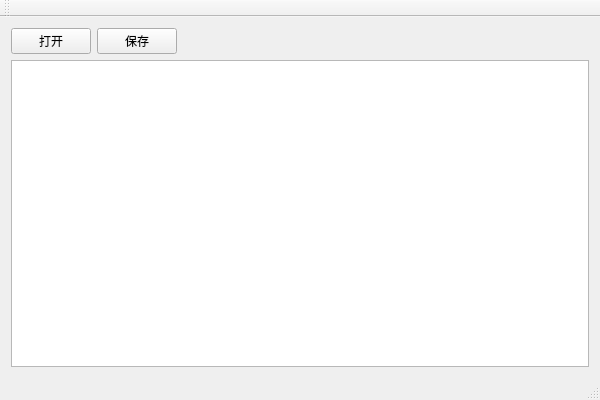
<?xml version="1.0" encoding="UTF-8"?>
<ui version="4.0">
 <class>test7_2aClass</class>
 <widget class="QMainWindow" name="test7_2aClass">
  <property name="geometry">
   <rect>
    <x>0</x>
    <y>0</y>
    <width>600</width>
    <height>400</height>
   </rect>
  </property>
  <property name="windowTitle">
   <string>test7_2a</string>
  </property>
  <widget class="QWidget" name="centralWidget">
   <layout class="QVBoxLayout" name="verticalLayout">
    <item>
     <layout class="QHBoxLayout" name="horizontalLayout">
      <item>
       <widget class="QPushButton" name="btnOpen">
        <property name="text">
         <string>打开</string>
        </property>
       </widget>
      </item>
      <item>
       <widget class="QPushButton" name="btnSave">
        <property name="text">
         <string>保存</string>
        </property>
       </widget>
      </item>
      <item>
       <spacer name="horizontalSpacer">
        <property name="orientation">
         <enum>Qt::Horizontal</enum>
        </property>
        <property name="sizeHint" stdset="0">
         <size>
          <width>40</width>
          <height>20</height>
         </size>
        </property>
       </spacer>
      </item>
     </layout>
    </item>
    <item>
     <widget class="QPlainTextEdit" name="plainTextEdit"/>
    </item>
   </layout>
  </widget>
  <widget class="QMenuBar" name="menuBar">
   <property name="geometry">
    <rect>
     <x>0</x>
     <y>0</y>
     <width>600</width>
     <height>23</height>
    </rect>
   </property>
  </widget>
  <widget class="QToolBar" name="mainToolBar">
   <attribute name="toolBarArea">
    <enum>TopToolBarArea</enum>
   </attribute>
   <attribute name="toolBarBreak">
    <bool>false</bool>
   </attribute>
  </widget>
  <widget class="QStatusBar" name="statusBar"/>
 </widget>
 <layoutdefault spacing="6" margin="11"/>
 <resources>
  <include location="../test7_2a.qrc"/>
 </resources>
 <connections/>
</ui>
